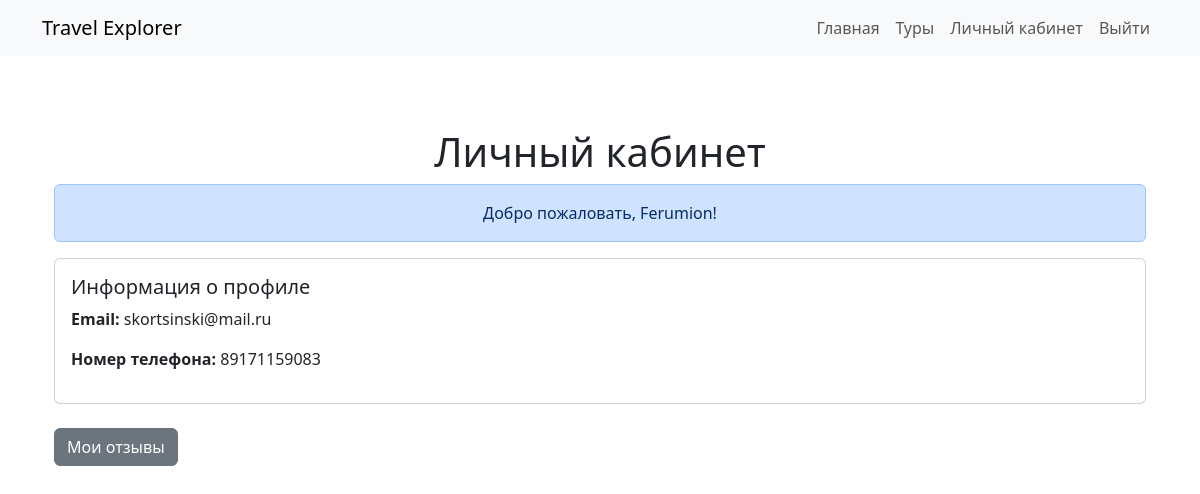
The page /api/profile/ (signed in) on the database its author committed.
### travel/models.py (models this page shows, shortened)
class User(AbstractBaseUser, PermissionsMixin):
    email_user = models.EmailField("Email пользователя", unique=True)
    name_user = models.CharField("Имя пользователя", max_length=255)
    role_user = models.CharField("Роль пользователя", max_length=50)
    number_user = models.CharField("Номер телефона", max_length=15)
    is_staff = models.BooleanField(default=False)
    is_active = models.BooleanField(default=True)
    objects = UserManager()
    USERNAME_FIELD = 'email_user'
    REQUIRED_FIELDS = ['name_user']

### travel/views.py (the view)
# urls.py: path('profile/', views.profile_view, name='profile'),
@login_required
def profile_view(request):
    return render(request, 'travel/profile.html', {'user': request.user})

### travel/templates/travel/profile.html (shortened to what this page needs)
{% extends 'travel/base.html' %}
{% block content %}
<div class="container py-5">
    <h1 class="text-center">Личный кабинет</h1>
    <div class="alert alert-primary text-center">
        Добро пожаловать, {{ user.name_user }}!
    </div>
    <div class="card mb-4">
        <div class="card-body">
            <h5 class="card-title">Информация о профиле</h5>
            <p><strong>Email:</strong> {{ user.email_user }}</p>
            <p><strong>Номер телефона:</strong> {{ user.number_user }}</p>
        </div>
    </div>
    <a href="{% url 'manage_reviews' %}" class="btn btn-secondary">Мои отзывы</a>
</div>
{% endblock %}

### rows shown on the page
User: name_user "Ferumion", email_user "skortsinski@mail.ru", number_user "89171159083"
